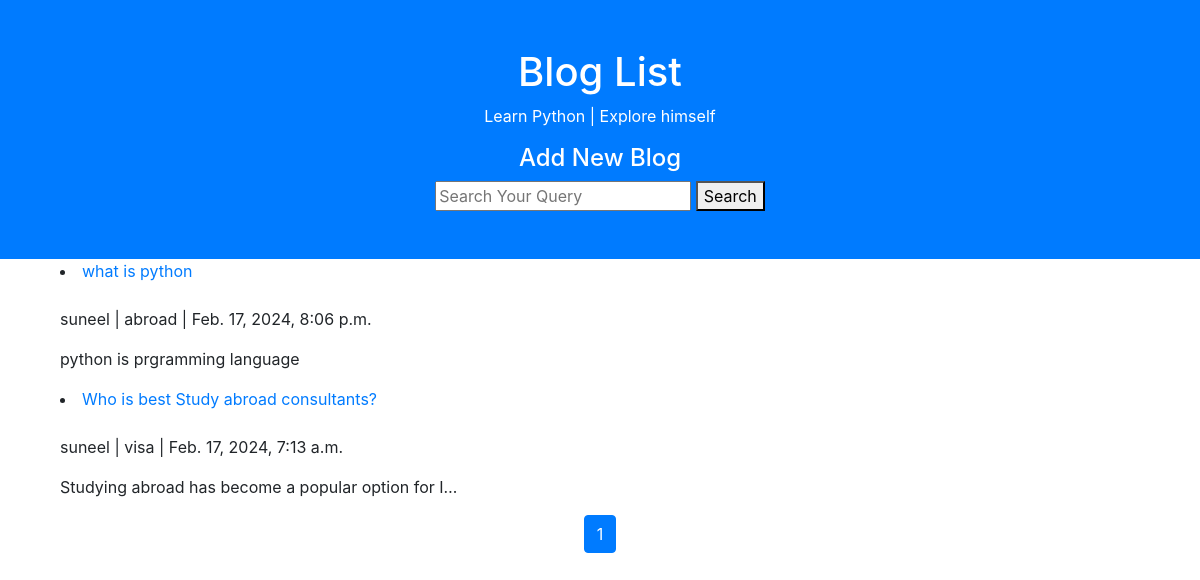
The app's page /post-list/, older data.
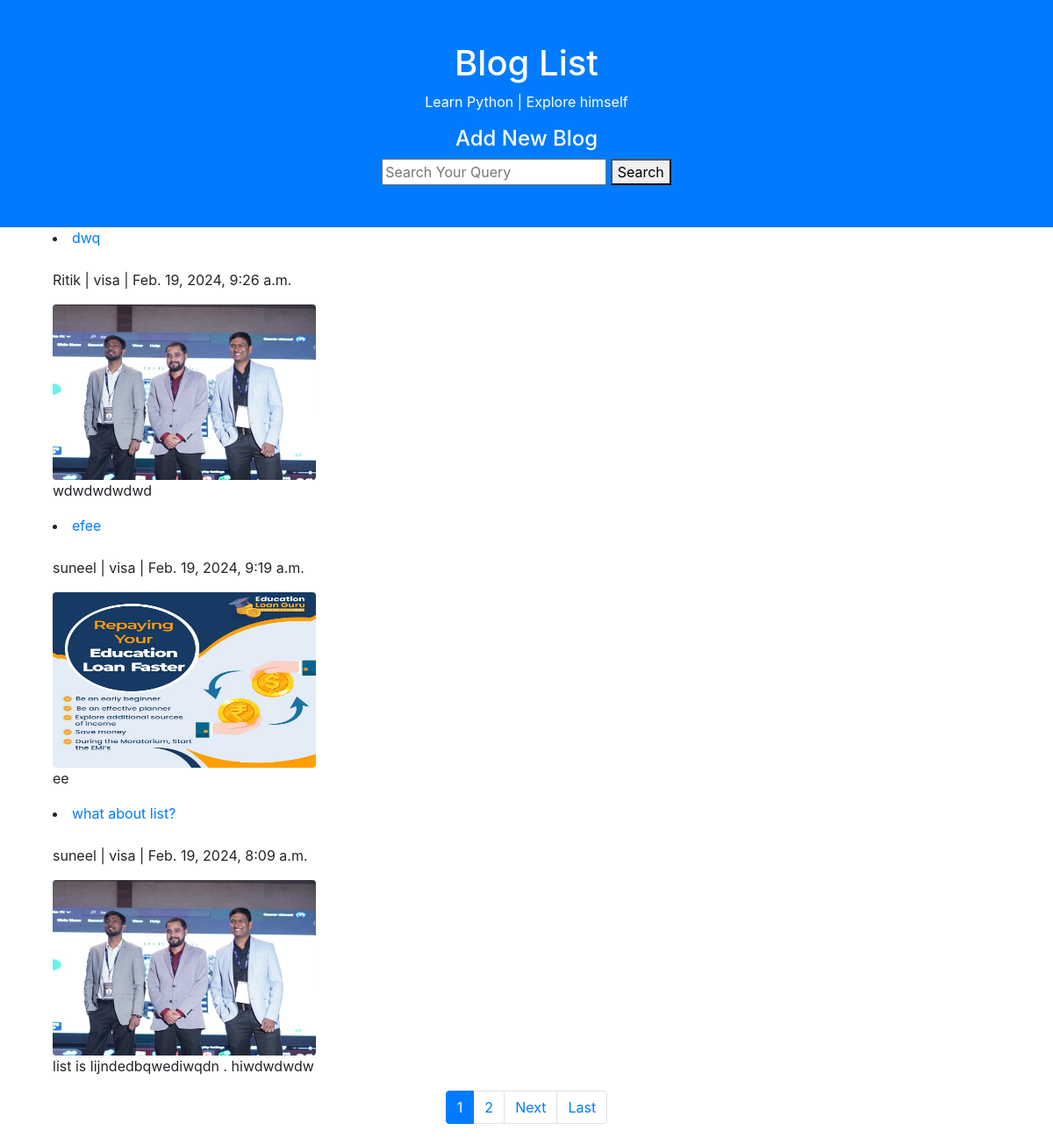
The same page, newer data.
### blogapp/models.py (models this page shows, shortened)
class Post(models.Model):
    title = models.CharField(max_length=100, name= "title" , null=True)
    blog_banner = models.ImageField(upload_to='blog_banners/')
    content = models.TextField()
    category =models.ForeignKey("Category", on_delete=models.CASCADE)
    author_name =models.ForeignKey("Author", on_delete=models.CASCADE , null=True)
    created_at = models.DateTimeField(auto_now_add=True)
    updated_at = models.DateTimeField(auto_now=True)
    STATUS_CHOICES = (('draft', 'Save Draft'), ('published', 'Published'))
    status = models.CharField(max_length=20, choices=STATUS_CHOICES)

class Author(models.Model):
    author_name = models.CharField(max_length=100, name ="author_name")
    def __str__(self):
     return self.author_name

class Category(models.Model):
    name = models.CharField(max_length=255, name="name", null =True)
    created_at = models.DateTimeField(auto_now_add=True)
    updated_at = models.DateTimeField(auto_now=True)
    def __str__(self):
        return self.name

### blogapp/views.py (the view)
# urls.py: path('post-list/',views.post_list, name ='post_list'),
def post_list(request):
    search_query = request.GET.get('query')
    if search_query:
        all_posts = Post.objects.filter(
            Q(title__icontains=search_query) |
            Q(content__icontains=search_query)|
            Q(category__name__icontains=search_query)|
            Q(author_name__author_name__icontains=search_query)
        )
    else:
        all_posts = Post.objects.all().order_by('-created_at')
    posts_per_page = 3
    paginator = Paginator(all_posts, posts_per_page)
    page_number = request.GET.get('page')
    page_obj = paginator.get_page(page_number)
    return render(request, 'blogapp/post_list.html', {'page_obj': page_obj, 'search_query': search_query})

### templates/blogapp/post_list.html (shortened to what this page needs)
 <!DOCTYPE html>
<html lang="en">
<head>
  <link rel="stylesheet" href="https://cdn.jsdelivr.net/npm/bootstrap@4.0.0/dist/css/bootstrap.min.css">
</head>
<body>
    <div class="container-fluid p-5 bg-primary text-white text-center">
        <h1>Blog List</h1>
        <p>Learn Python | Explore himself</p>
       <a href = {% url 'add_blog' %}><h4 style="color:white;">Add New Blog</h4></a>
        <div class='container-fluid'>
            <form method="GET" action="{% url 'post_list' %}">
               <input type="text" name="query" id ="query" placeholder="Search Your Query">
               <button type="submit">Search</button>
           </form>
       </div>
    </div>
    <div class="container">
        <div class"row">
            <div class="col">
        {% for postvalue in page_obj %}
            <li><a href="{% url 'post_detail' postvalue.id %}">{{ postvalue.title }}</a></li><br>
            <p>{{ postvalue.author_name }} | {{ postvalue.category }} | {{ postvalue.created_at }} </p>
            {% if postvalue.blog_banner %}
                <img src='{{ postvalue.blog_banner.url }}' class="rounded" alt="Cinque Terre" width="300px" height="200px">
            {% endif %}
            <p>{{ postvalue.content| truncatechars:50 }}</p>
        {% endfor %}
            </div>
    </div>
</div></div>
    <nav class="pagination justify-content-center mt-3">
        <ul class="pagination">
            {% for num in page_obj.paginator.page_range %}
                {% if page_obj.number == num %}
                    <li class="page-item active"><a class="page-link" href="#">{{ num }}</a></li>
                {% else %}
                    <li class="page-item"><a class="page-link" href="?page={{ num }}">{{ num }}</a></li>
                {% endif %}
            {% endfor %}
            {% if page_obj.has_next %}
                <li class="page-item"><a class="page-link" href="?page={{ page_obj.next_page_number }}">Next</a></li>
                <li class="page-item"><a class="page-link" href="?page={{ page_obj.paginator.num_pages }}">Last</a></li>
            {% endif %}
        </ul>
    </nav>
</body>
</html>

Row changes from the older to the newer data that the page shows:
removed Post: title "what is python", author_name "suneel", category "abroad", created_at "Feb. 17, 2024, 8:06 p.m.", content "python is prgramming language"
no longer on this page (row edited): Post: title "Who is best Study abroad consultants?", author_name "suneel", category "visa", created_at "Feb. 17, 2024, 7:13 a.m.", content "Studying abroad has become a popular option for I…"
added Post: title "dwq", author_name "Ritik", category "visa", created_at "Feb. 19, 2024, 9:26 a.m.", blog_banner (picture), content "wdwdwdwdwd"
added Post: title "efee", author_name "suneel", category "visa", created_at "Feb. 19, 2024, 9:19 a.m.", blog_banner (picture), content "ee"
added Post: title "what about list?", author_name "suneel", category "visa", created_at "Feb. 19, 2024, 8:09 a.m.", blog_banner (picture), content "list is lijndedbqwediwqdn . hiwdwdwdw"
Text that changed along with them:
new list line: "2"
text now shown: "Next Last"
